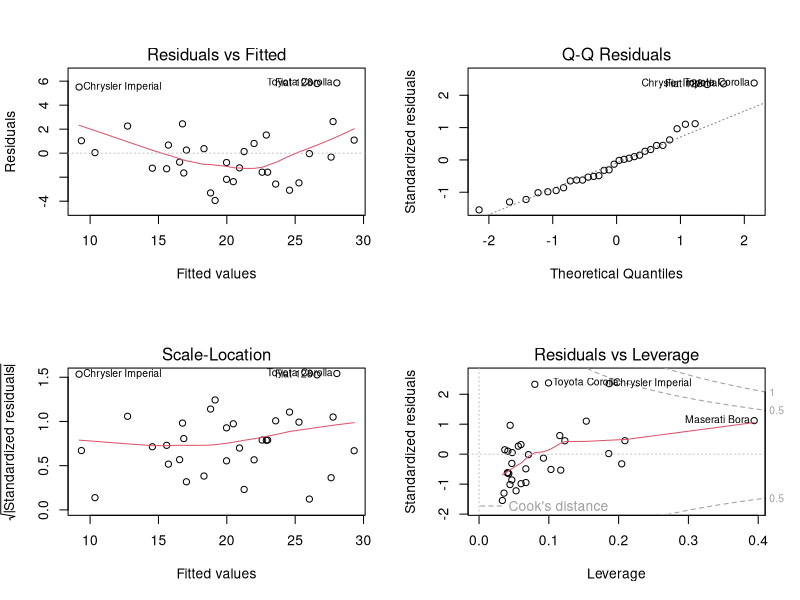
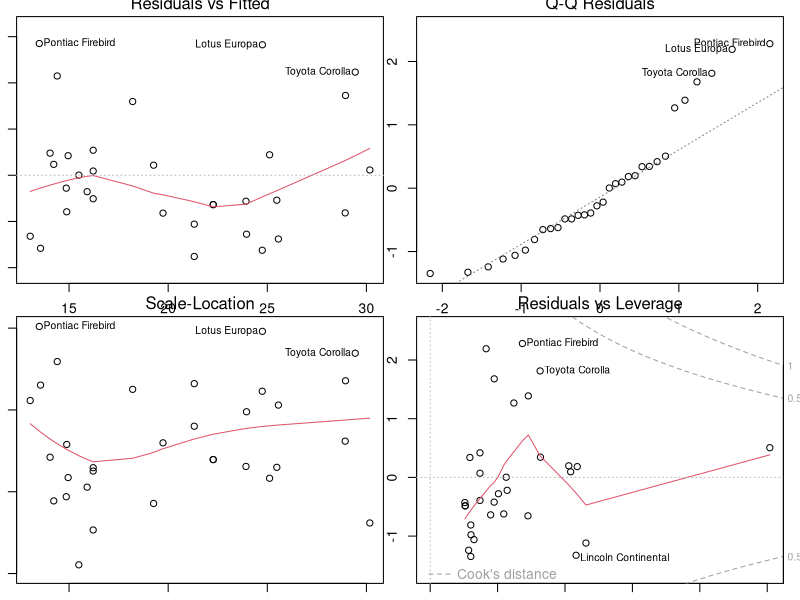
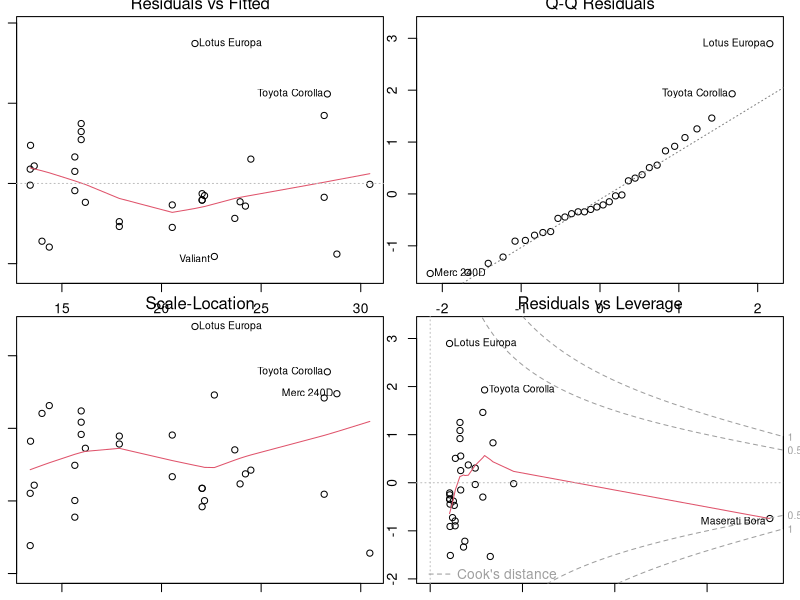

The R source for these figures, in order:

# Fuel Efficiency Analysis
# Multivariate Linear Regression (Instructor)
# More than one regressor

# fit the univariate model
lm_univariate = lm(mpg ~ hp, data=mtcars)

# fit a linear model of horsepower and weight on mpg
lm_multivariate = lm(mpg ~ hp + wt, data=mtcars)

# see the details of the model
summary(lm_multivariate)

# do an F-test comparing the univariate model to the multivariate one
anova(lm_multivariate, lm_univariate)

# show the diagnostic plots
par(mfrow=c(2, 2))
plot(lm_multivariate)

# fit a linear model of every varialble on mpg
lm_kitchen = lm(mpg ~ ., data=mtcars)

# see the details of the model
summary(lm_kitchen)

# do an F-test comparing the kitchen sink to the multivariate model
anova(lm_kitchen, lm_multivariate)

# fit a linear model of horsepower, displacement and their interaction on mpg
lm_interaction = lm(mpg ~ hp * disp, data=mtcars)

# see the details of the model
summary(lm_interaction)

# do an F-test comparing the model to the multivariate one
anova(lm_interaction, lm_multivariate)

# do an F-test comparing the model to the univariate one
anova(lm_interaction, lm_univariate)

# show the diagnostic plots
par(mfrow=c(2, 2))
par(mar=c(1,1,1,1))
plot(lm_interaction)

# fit the model regressing horsepower and it square on mpg
lm_quadratic = lm(mpg ~ poly(hp, 2), data=mtcars)

# show some details of the quadratic model
summary(lm_quadratic)

# use an F-test to compare the univariate and quadratic models
anova(lm_quadratic, lm_univariate)

# fit the cubic model of horsepower on mpg
lm_cubic = lm(mpg ~ poly(hp, 3), data=mtcars)

summary(lm_cubic)

# use an F-test to compare the cubic and quadratic models
anova(lm_cubic, lm_quadratic)

# show the diagnostic plots for the quadratic model
par(mfrow=c(2, 2))
par(mar=c(1,1,1,1))
plot(lm_quadratic)

